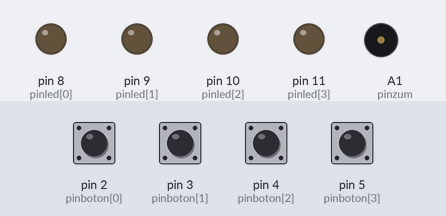
Simulated run of this sketch. Board: Arduino Uno, built with avr-gcc and run on an emulated ATmega328P. Shown: output pins drawn as LEDs (lit = HIGH), buzzer (waves = sounding). The test bench sets the inputs (shaded band); at power-on: pin 2 (pinboton[0]), pin 3 (pinboton[1]), pin 4 (pinboton[2]), pin 5 (pinboton[3]) LOW. Random numbers use the default seed unless the sketch sets one; what the sketch prints to the serial monitor is not drawn.

Above: at 3.4 s.
3.5 s: pin 2 (pinboton[0]) pulled HIGH for 0.15 s
At 3.57 s:
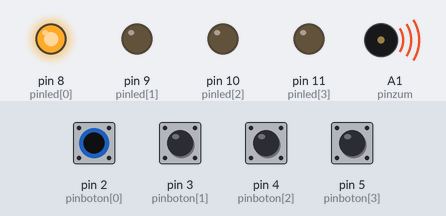
5.1 s: pin 3 (pinboton[1]) pulled HIGH for 0.15 s
At 5.17 s:
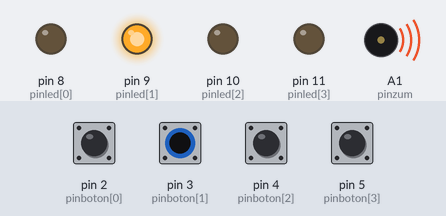
6.7 s: pin 4 (pinboton[2]) pulled HIGH for 0.15 s
At 6.77 s:
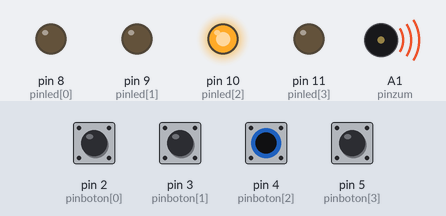
8.3 s: pin 5 (pinboton[3]) pulled HIGH for 0.15 s
At 8.37 s:
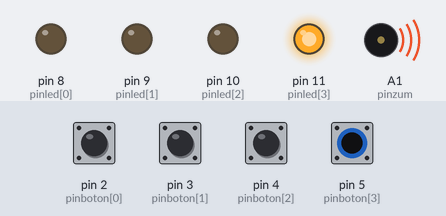
Timing chart, 0 to 10.9 s (numbered marks = the images above; inputs shaded):
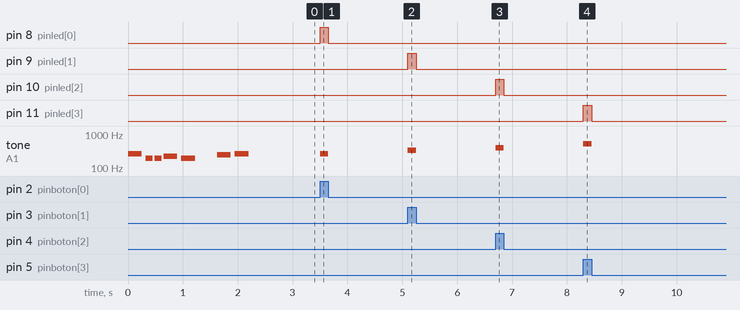

Measured:
- after the input at 3.5 s, pin 8 (pinled[0]): LOW → HIGH at once, → LOW 0.15 s later; tone on A1 (pinzum): silent → 262 Hz at once, → silent 0.15 s later
- after the input at 5.1 s, pin 9 (pinled[1]): LOW → HIGH at once, → LOW 0.15 s later; tone on A1 (pinzum): silent → 330 Hz at once, → silent 0.15 s later
- after the input at 6.7 s, pin 10 (pinled[2]): LOW → HIGH at once, → LOW 0.15 s later; tone on A1 (pinzum): silent → 392 Hz at once, → silent 0.15 s later
- after the input at 8.3 s, pin 11 (pinled[3]): LOW → HIGH at once, → LOW 0.15 s later; tone on A1 (pinzum): silent → 523 Hz at once, → silent 0.15 s later

The sketch:

Simon_testeo.ino
```cpp
/*
 * ARDUINO SAYS
 * Programado por: Marina Rodríguez Garrido
 *
*/


#include "pitches.h"


int maxsec = 25;              // Número máximo de valores de secuencia. NOTA: debe coincidir con el tamaño de secuencia.
int secuencia[25];            // Vector de valores aleatorios entre 0 y 3.
int numsec = 0;               // Número actual de elementos de secuencia.

int espera = 500;             // Tiempo que se mantiene el led encendido cuando muestra la secuencia.

int numbotones = 4;           // Número de botones (y leds). NOTA: debe coincidir con el tamaño de pinled y pinboton.
int pinled[] = {8,9,10,11};     // Lista de pines para los led.
int pinboton[] = {2,3,4,5};   // Lista de pines para los botones.
int pinzum=A1;                // Pin del zumbador.


int notas_botones[] = {NOTE_C4, NOTE_E4, NOTE_G4, NOTE_C5};

/* *** MÚSICA ***
 * Cada canción usa 3 variables obligatorias y dos opcionales:
 *   mel_<nombre>   -> Notas de la canción (consultar el fichero pitches.h para ver la lista de notas)
 *   dur_<nombre>   -> Duración de cada nota (4 = quarter note, 8 = eighth note, etc.)
 *   tam_<nombre>   -> Tamaño de los dos vectores anteriores (Deben ser iguales)
 *   luz_<nombre>   -> Luz que se tiene que encender con cada nota (opcional)
 *   ltam_<nombre>  -> Tamaño del vector de luces (opcional)
*/


//Música inicio interacción de usuario
int mel_comenzar[]={NOTE_C4};
int dur_comenzar[]={4};
int tam_comenzar=1;


//Música inicio del juego
int mel_iniciojuego[]={NOTE_C4, NOTE_G3, NOTE_G3, NOTE_A3, NOTE_G3, 0, NOTE_B3, NOTE_C4};
int dur_iniciojuego[]={4, 8, 8, 4, 4, 4, 4, 4};
int tam_iniciojuego=8;
int luz_iniciojuego[]={1, 0, 0, 1, 0, 2, 3};
int ltam_iniciojuego = 8;


//Música perder
int mel_perder[]={NOTE_C4, NOTE_B3, NOTE_AS3};
int dur_perder[]={4,4,2};
int tam_perder=3;


//Música ganar
int mel_bien[]={NOTE_E5, NOTE_G5, NOTE_C6};
int dur_bien[]={4,4,4};
int tam_bien=3;


void setup() {

  Serial.begin(9600);
  randomSeed(analogRead(0)); //para que no se repita la secuencia
  for (int i=0; i<numbotones; i=i+1){
    pinMode (pinled[i], OUTPUT);
  }
  for (int i=0; i<numbotones; i=i+1){
    pinMode (pinboton[i], INPUT);
  }
  pinMode (pinzum, OUTPUT);

  Serial.println("EMPIEZA LA PARTIDA");
  reproducir(mel_iniciojuego, dur_iniciojuego, tam_iniciojuego);

}


void loop() {


  int boton_pulsado = pulsar_boton();


}


/******************************
*                             *
*          FUNCIONES          *
*                             *
******************************/


/*
 * ENCENDER
 * Recibe una posición del vector de secuencia y enciende el led correspondiente
 *
*/
void encender(int posic){
  int valor=secuencia[posic];
  int pin=pinled[valor];
  digitalWrite(pin, HIGH);
  delay (espera);
  digitalWrite(pin, LOW);
  delay (espera);
}


/*
 * RELLENAR
 * Inserta un nuevo elemento entre 0 y 3 en secuencia
*/
void rellenar() {
    secuencia[numsec]=random(4);
    numsec=numsec+1;
}


/*
 * REPRODUCIR
 * Reproduce melodías en el zumbador.
 * Recibe como parámetros las notas y la duración de cada nota, como vectores de enteros, y el tamaño de los vectores
 * Fuente: https://www.arduino.cc/en/Tutorial/ToneMelody?from=Tutorial.Tone
*/
void reproducir(int nota[], int duracion[], int tam) {
   // iterate over the notes of the melody:
  for (int thisNote = 0; thisNote<tam; thisNote++) {

    // to calculate the note duration, take one second
    // divided by the note type.
    //e.g. quarter note = 1000 / 4, eighth note = 1000/8, etc.
    int noteDuration = 1000 / duracion[thisNote];
    tone(pinzum, nota[thisNote], noteDuration);

    // to distinguish the notes, set a minimum time between them.
    // the note's duration + 30% seems to work well:
    int pauseBetweenNotes = noteDuration * 1.30;
    delay(pauseBetweenNotes);
    // stop the tone playing:
    noTone(pinzum);
  }
}


/*
 * PERDER
 * Ejecuta las acciones necesarias cuando se pierde el juego.
*/
void perder(){
  reproducir(mel_perder, dur_perder, tam_perder);
  Serial.println("Has perdido :(");
  Serial.print("Tu nivel es ");
  Serial.println(numsec);
  numsec=0;
  Serial.println("Pulsa cualquier botón para empezar de nuevo");
  pulsar_boton();
  Serial.println("---------------------------------------------------------");
  Serial.println("PARTIDA NUEVA");
  delay(500);
}


/*
 * GANARJUEGO
 * Ejecuta las acciones necesarias cuando se gana el juego.
*/
void ganarjuego(){
  Serial.println("HAS GANADO :D");
  //TODO música de ganar juego
  numsec=0;
  Serial.println("Pulsa cualquier boton para empezar de nuevo");
  pulsar_boton();
  Serial.println("---------------------------------------------------------");
  Serial.println("PARTIDA NUEVA");
  delay(2000);
}


/*
 * PULSAR_BOTON
 * Mantiene el sistema en espera hasta que se pulsa un botón.
 * Una vez pulsado enciende el led correspondiente y espera a que se suelte.
 *
 * Devuelve el número del botón que se ha pulsado.
*/
int pulsar_boton(){
  while (true){
      for (int j=0; j<numbotones; j=j+1){
        if (digitalRead(pinboton[j])== HIGH){
		      int pin=pinled[j];
          int nota = notas_botones[j];
          digitalWrite(pin, HIGH);
          tone(pinzum, nota);
          while (digitalRead(pinboton[j])== HIGH){
			      delay(2);
		      }
		      digitalWrite(pin, LOW);
         noTone(pinzum);
          return(j);
        }
      }
  }
}
```

pitches.h
```cpp
/*************************************************
 * Public Constants
 *************************************************/

#define NOTE_B0  31
#define NOTE_C1  33
#define NOTE_CS1 35
#define NOTE_D1  37
#define NOTE_DS1 39
#define NOTE_E1  41
#define NOTE_F1  44
#define NOTE_FS1 46
#define NOTE_G1  49
#define NOTE_GS1 52
#define NOTE_A1  55
#define NOTE_AS1 58
#define NOTE_B1  62
#define NOTE_C2  65
#define NOTE_CS2 69
#define NOTE_D2  73
#define NOTE_DS2 78
#define NOTE_E2  82
#define NOTE_F2  87
#define NOTE_FS2 93
#define NOTE_G2  98
#define NOTE_GS2 104
#define NOTE_A2  110
#define NOTE_AS2 117
#define NOTE_B2  123
#define NOTE_C3  131
#define NOTE_CS3 139
#define NOTE_D3  147
#define NOTE_DS3 156
#define NOTE_E3  165
#define NOTE_F3  175
#define NOTE_FS3 185
#define NOTE_G3  196
#define NOTE_GS3 208
#define NOTE_A3  220
#define NOTE_AS3 233
#define NOTE_B3  247
#define NOTE_C4  262
#define NOTE_CS4 277
#define NOTE_D4  294
#define NOTE_DS4 311
#define NOTE_E4  330
#define NOTE_F4  349
#define NOTE_FS4 370
#define NOTE_G4  392
#define NOTE_GS4 415
#define NOTE_A4  440
#define NOTE_AS4 466
#define NOTE_B4  494
#define NOTE_C5  523
#define NOTE_CS5 554
#define NOTE_D5  587
#define NOTE_DS5 622
#define NOTE_E5  659
#define NOTE_F5  698
#define NOTE_FS5 740
#define NOTE_G5  784
#define NOTE_GS5 831
#define NOTE_A5  880
#define NOTE_AS5 932
#define NOTE_B5  988
#define NOTE_C6  1047
#define NOTE_CS6 1109
#define NOTE_D6  1175
#define NOTE_DS6 1245
#define NOTE_E6  1319
#define NOTE_F6  1397
#define NOTE_FS6 1480
#define NOTE_G6  1568
#define NOTE_GS6 1661
#define NOTE_A6  1760
#define NOTE_AS6 1865
#define NOTE_B6  1976
#define NOTE_C7  2093
#define NOTE_CS7 2217
#define NOTE_D7  2349
#define NOTE_DS7 2489
#define NOTE_E7  2637
#define NOTE_F7  2794
#define NOTE_FS7 2960
#define NOTE_G7  3136
#define NOTE_GS7 3322
#define NOTE_A7  3520
#define NOTE_AS7 3729
#define NOTE_B7  3951
#define NOTE_C8  4186
#define NOTE_CS8 4435
#define NOTE_D8  4699
#define NOTE_DS8 4978
```
